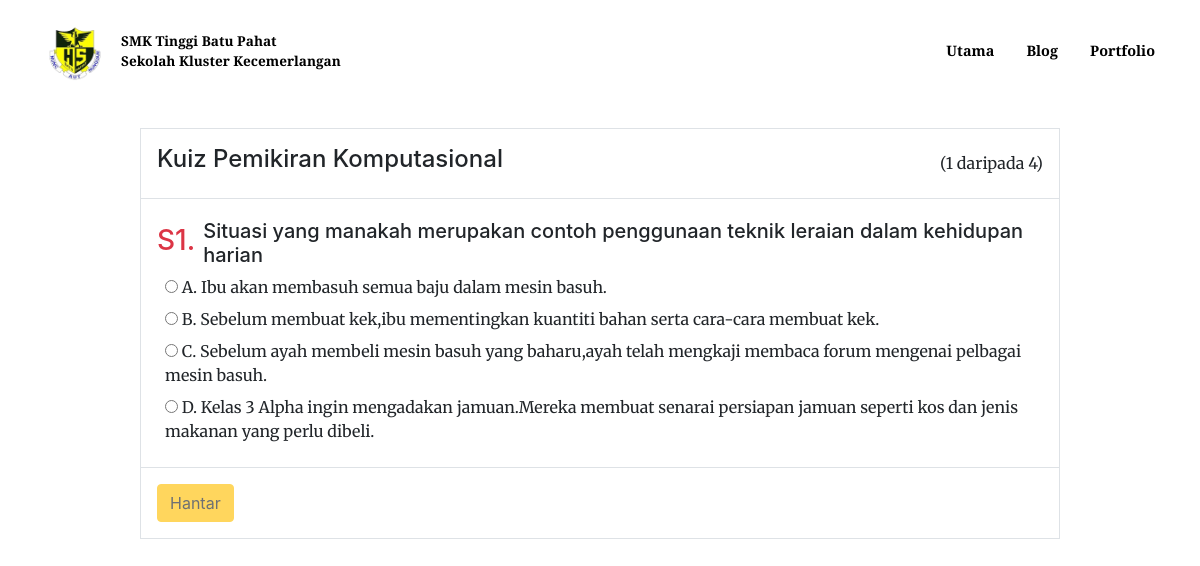
The page /quiz/computational_thinking on the database its author committed.
### quiz/models.py (models this page shows)
class Question(models.Model):
    qn_id = models.AutoField(primary_key=True)
    statement = models.TextField(blank=False)
    opt1 = models.TextField(blank=False)
    opt2 = models.TextField(blank=False)
    opt3 = models.TextField(blank=False)
    opt4 = models.TextField(blank=False)
    answer = models.TextField(
        default="opt1",
        blank=False,
        choices=[
            ("opt1", "Option 1"),
            ("opt2", "Option 2"),
            ("opt3", "Option 3"),
            ("opt4", "Option 4")
        ]
    )
    page = models.CharField(default="comp_t", blank=False, max_length=10,
                            choices=[('q-comp_t', "Computational Thinking"),
                                     ('q-data_r', "Data Representation"),
                                     ('q-algo', 'algorithms'),
                                     ('q-code', 'Code')])

### quiz/views.py (the view)
    def process(request):
        path_name = resolve(request.path_info).url_name
        if request.method == "POST":
            data = dict(parse.parse_qsl(request.body))
            if int(data[b'load_next']):
                kwargs.clear()
                kwargs["page"] = int(data[b'page']) + 1
                qn = get_qn(path_name, int(data[b'qn_seed']), kwargs["page"])
                kwargs["question"] = qn
                opt_seed = randint(1, 100000)
                kwargs['opt_seed'] = opt_seed
                opt_l = shuffle_opt(qn, opt_seed)
                qn.opt1, qn.opt2, qn.opt3, qn.opt4 = opt_l
                kwargs["qn_seed"] = int(data[b'qn_seed'])
            else:
                qn = Question.objects.filter(qn_id=data[b'qn_id'].decode(), page=path_name).first()
                qn_ans = qn.__getattribute__(qn.answer)
                qn_ans_idx = shuffle_opt(qn, int(data[b'opt_seed'])).index(qn_ans)
                mapping = ["opt1", "opt2", "opt3", "opt4"]
                user_ans_idx = mapping.index(data[b'user_opt'].decode())
                if qn_ans_idx == user_ans_idx:
                    messages.success(request, "Tahniah! Jawapan anda adalah betul!")
                else:
                    hint_ans = ["A", "B", "C", "D"]
                    messages.error(request, "Maaf, jawpan betul ialah {}.".format(hint_ans[qn_ans_idx]))
                kwargs['{}_selected'.format(data[b'user_opt'].decode())] = 'checked'
                kwargs['status'] = 'disabled'
            kwargs["page_total"] = Question.objects.filter(page=path_name).count()
            return render(request, 'quiz/base.html', {**kwargs, **default_kwargs})
        else:
            kwargs.clear()
            qn_seed = randint(1, 100000)
            kwargs['qn_seed'] = qn_seed
            qn = get_qn(path_name, qn_seed)
            kwargs["question"] = qn
            opt_seed = randint(1, 100000)
            kwargs['opt_seed'] = opt_seed
            opt_l = shuffle_opt(qn, opt_seed)
            qn.opt1, qn.opt2, qn.opt3, qn.opt4 = opt_l
            kwargs["page"] = 1
            kwargs["page_total"] = Question.objects.filter(page=path_name).count()
            return func(request)

### quiz/views.py (called while the page is built)
def get_qn(path_name, qn_seed, n=1):
    seed(qn_seed)
    qns = list(Question.objects.filter(page=path_name))
    shuffle(qns)
    return qns[n - 1]

def shuffle_opt(qn, opt_seed):
    seed(opt_seed)
    opt_l = [qn.opt1, qn.opt2, qn.opt3, qn.opt4]
    shuffle(opt_l)
    return opt_l

@preprocess
def comp_t(request):
    default_kwargs["quiz_name"] = "Pemikiran Komputasional"
    return render(request, 'quiz/base.html', {**kwargs, **default_kwargs})

### quiz/templates/quiz/base.html (shortened to what this page needs)
{% extends 'home/base.html' %}
{% load static %}
{% block additional_header %}
<link href="{% static 'curriculum/base.css' %}" rel="stylesheet"/>
{% endblock additional_header %}
{% block content %}
<div class="container mt-5">
    <div class="d-flex justify-content-center row">
        <div class="col-md-10 col-lg-10">
            <div class="border">
                <div class="question bg-white p-3 border-bottom">
                    <div class="d-flex flex-row justify-content-between align-items-center mcq">
                        <h4>Kuiz {{ quiz_name }}</h4><span>({{ page }} daripada {{ page_total }})</span>
                    </div>
                </div>
                <form class="question bg-white p-3 border-bottom" id="q_form" method="POST">
                    <div class="d-flex flex-row align-items-center question-title">
                        <h3 class="text-danger">S{{ page }}.</h3>
                        <h5 class="mt-1 ml-2">{{ question.statement|linebreaksbr }}</h5>
                    </div>
                    <fieldset id="user_opt">
                        <div class="ans ml-2">
                            <label class="radio">
                                <input id="opt1" name="user_opt" type="radio" value="opt1" {{ status }} {{ opt1_selected
                                       }}/>
                                <span>A. {{ question.opt1 }}</span>
                            </label>
                        </div>
                        <div class="ans ml-2">
                            <label class="radio">
                                <input id="opt2" name="user_opt" type="radio" value="opt2" {{ status }} {{ opt2_selected
                                       }}/>
                                <span>B. {{ question.opt2 }}</span>
                            </label>
                        </div>
                        <div class="ans ml-2">
                            <label class="radio">
                                <input id="opt3" name="user_opt" type="radio" value="opt3" {{ status }} {{ opt3_selected
                                       }}/>
                                <span>C. {{ question.opt3 }}</span>
                            </label>
                        </div>
                        <div class="ans ml-2">
                            <label class="radio">
                                <input id="opt4" name="user_opt" type="radio" value="opt4" {{ status }} {{ opt4_selected
                                       }}/>
                                <span>D. {{ question.opt4 }}</span>
                            </label>
                        </div>
                    </fieldset>
                </form>
                {% if messages %}
                {% for message in messages %}
                <div class="alert alert-{% if message.tags == 'error' %}danger{% else %}{{ message.tags }}{% endif %}">
                    {{ message }}
                </div>
                {% endfor %}
                <div class="d-flex flex-row justify-content-between align-items-center p-3 bg-white">
                    {% if page == page_total %}
                    <a class="btn btn-primary border-success align-items-center btn-danger" href="/">
                        Tamat
                    </a>
                    {% else %}
                    <button class="btn btn-primary border-success align-items-center btn-success" type="submit"
                            form="q_form">
                        Seterusnya
                        <i class="fa fa-angle-right ml-2"></i>
                    </button>
                    {% endif %}
                </div>
                {% else %}
                <div class="d-flex flex-row justify-content-between align-items-center p-3 bg-white">
                    <button id="pass_up_ans" class="btn btn-primary d-flex align-items-center btn-warning" type="submit"
                            form="q_form">
                        Hantar
                    </button>
                </div>
                {% endif %}
            </div>
        </div>
    </div>
</div>
{% endblock content %}

### curriculum/static/curriculum/base.css (style rules this page uses)
body { padding-top: 80px; }

### rows shown on the page
Question: statement "Situasi yang manakah merupakan contoh penggunaan teknik leraian dalam kehidupan harian", opt1 "Ibu akan membasuh semua baju dalam mesin basuh.", opt2 "Sebelum membuat kek,ibu mementingkan kuantiti bahan serta cara-cara membuat kek.", opt3 "Sebelum ayah membeli mesin basuh yang baharu,ayah telah mengkaji membaca forum mengenai pelbagai mesin basuh.", opt4 "Kelas 3 Alpha ingin mengadakan jamuan.Mereka membuat senarai persiapan jamuan seperti kos dan jenis makanan yang perlu dibeli."

### other values the page prints
{{ quiz_name }} "Pemikiran Komputasional"
{{ page }} "1"
{{ page_total }} "4"
